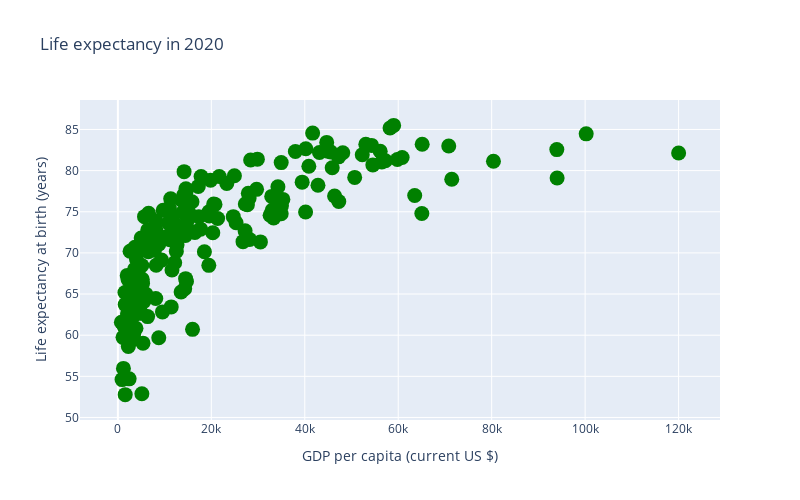

The cell this chart's notebook holds for it:
### Markdown cell above
We see that Plotly figures are represented as dictionaries. This means that we can inspect or change any aspect of the figure by accessing the respective key in the dictionary.

### Code cell
fig['data'][0]['marker']['color'] = 'green'    # [] notation
fig.data[0].marker.size = 15                   # .  notation
fig.show()

### Figure 1 — Plotly figure (JSON) as saved in the notebook; plotly's stock layout.template omitted (floating-point values rounded to 4 significant figures; data arrays with more than 128 entries replaced by an {"elided": "..."} marker saying what was removed)
{"data": [{"hovertemplate": "GDP per capita (current US $)=%{x}<br>Life expectancy at birth (years)=%{y}<extra></extra>", "legendgroup": "", "marker": {"color": "green", "size": 15, "symbol": "circle"}, "mode": "markers", "name": "", "orientation": "v", "showlegend": false, "type": "scatter", "x": {"elided": "217 float values"}, "xaxis": "x", "y": {"elided": "217 float values"}, "yaxis": "y"}], "layout": {"height": 500, "legend": {"tracegroupgap": 0}, "title": {"text": "Life expectancy in 2020"}, "width": 800, "xaxis": {"anchor": "y", "domain": [0, 1], "title": {"text": "GDP per capita (current US $)"}}, "yaxis": {"anchor": "x", "domain": [0, 1], "title": {"text": "Life expectancy at birth (years)"}}}}
